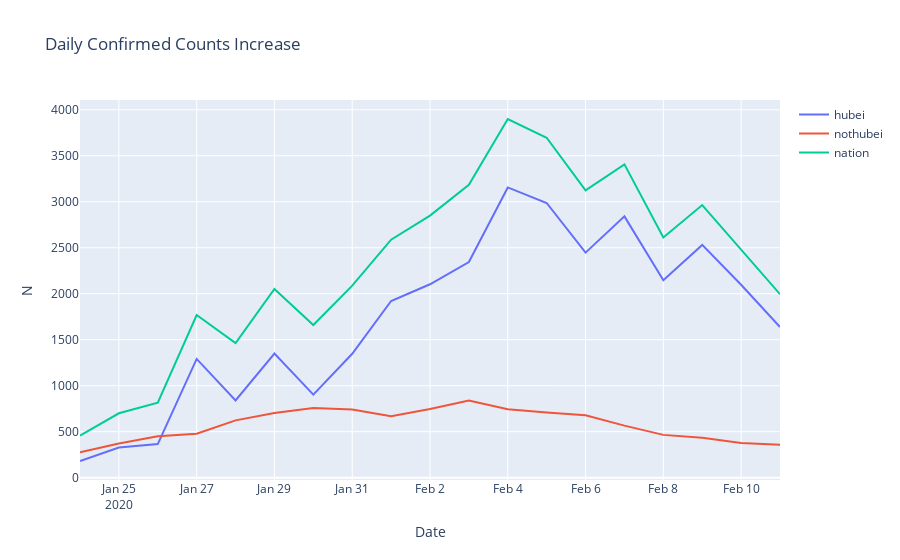

Notebook code for this chart:
### Code cell
fig = go.Figure()
fig.add_trace(go.Scatter(x=result_n.date.loc[1:], y=result_n.confirmedCount_hubei.values[1:] - result_n.confirmedCount_hubei.values[:-1],
                    mode='lines',
                    name='hubei'))
fig.add_trace(go.Scatter(x=result_n.date.loc[1:], y=result_n.confirmedCount_nothubei.values[1:] - result_n.confirmedCount_nothubei[:-1],
                    mode='lines',
                    name='nothubei'))
fig.add_trace(go.Scatter(x=result_n.date.loc[1:], y=result_n.confirmedCount_nation.values[1:] - result_n.confirmedCount_nation.values[:-1],
                    mode='lines',
                    name='nation'))
fig.update_layout(title="Daily Confirmed Counts Increase", xaxis_title="Date", yaxis_title="N")
fig.show()

### Figure 1 — Plotly figure (JSON) as saved in the notebook; plotly's stock layout.template omitted (floating-point values rounded to 4 significant figures)
{"data": [{"mode": "lines", "name": "hubei", "type": "scatter", "x": ["2020-01-24T00:00:00", "2020-01-25T00:00:00", "2020-01-26T00:00:00", "2020-01-27T00:00:00", "2020-01-28T00:00:00", "2020-01-29T00:00:00", "2020-01-30T00:00:00", "2020-01-31T00:00:00", "2020-02-01T00:00:00", "2020-02-02T00:00:00", "2020-02-03T00:00:00", "2020-02-04T00:00:00", "2020-02-05T00:00:00", "2020-02-06T00:00:00", "2020-02-07T00:00:00", "2020-02-08T00:00:00", "2020-02-09T00:00:00", "2020-02-10T00:00:00", "2020-02-11T00:00:00"], "y": [181, 328, 365, 1291, 840, 1349, 903, 1347, 1921, 2103, 2345, 3156, 2987, 2447, 2841, 2147, 2531, 2097, 1638]}, {"mode": "lines", "name": "nothubei", "type": "scatter", "x": ["2020-01-24T00:00:00", "2020-01-25T00:00:00", "2020-01-26T00:00:00", "2020-01-27T00:00:00", "2020-01-28T00:00:00", "2020-01-29T00:00:00", "2020-01-30T00:00:00", "2020-01-31T00:00:00", "2020-02-01T00:00:00", "2020-02-02T00:00:00", "2020-02-03T00:00:00", "2020-02-04T00:00:00", "2020-02-05T00:00:00", "2020-02-06T00:00:00", "2020-02-07T00:00:00", "2020-02-08T00:00:00", "2020-02-09T00:00:00", "2020-02-10T00:00:00", "2020-02-11T00:00:00"], "y": [277, 372, 451, 478, 623, 703, 757, 741, 667, 747, 839, 744, 709, 678, 566, 465, 433, 377, 357]}, {"mode": "lines", "name": "nation", "type": "scatter", "x": ["2020-01-24T00:00:00", "2020-01-25T00:00:00", "2020-01-26T00:00:00", "2020-01-27T00:00:00", "2020-01-28T00:00:00", "2020-01-29T00:00:00", "2020-01-30T00:00:00", "2020-01-31T00:00:00", "2020-02-01T00:00:00", "2020-02-02T00:00:00", "2020-02-03T00:00:00", "2020-02-04T00:00:00", "2020-02-05T00:00:00", "2020-02-06T00:00:00", "2020-02-07T00:00:00", "2020-02-08T00:00:00", "2020-02-09T00:00:00", "2020-02-10T00:00:00", "2020-02-11T00:00:00"], "y": [458, 700, 816, 1769, 1463, 2052, 1660, 2088, 2588, 2850, 3184, 3900, 3696, 3125, 3407, 2612, 2964, 2474, 1995]}], "layout": {"title": {"text": "Daily Confirmed Counts Increase"}, "xaxis": {"title": {"text": "Date"}}, "yaxis": {"title": {"text": "N"}}}}
